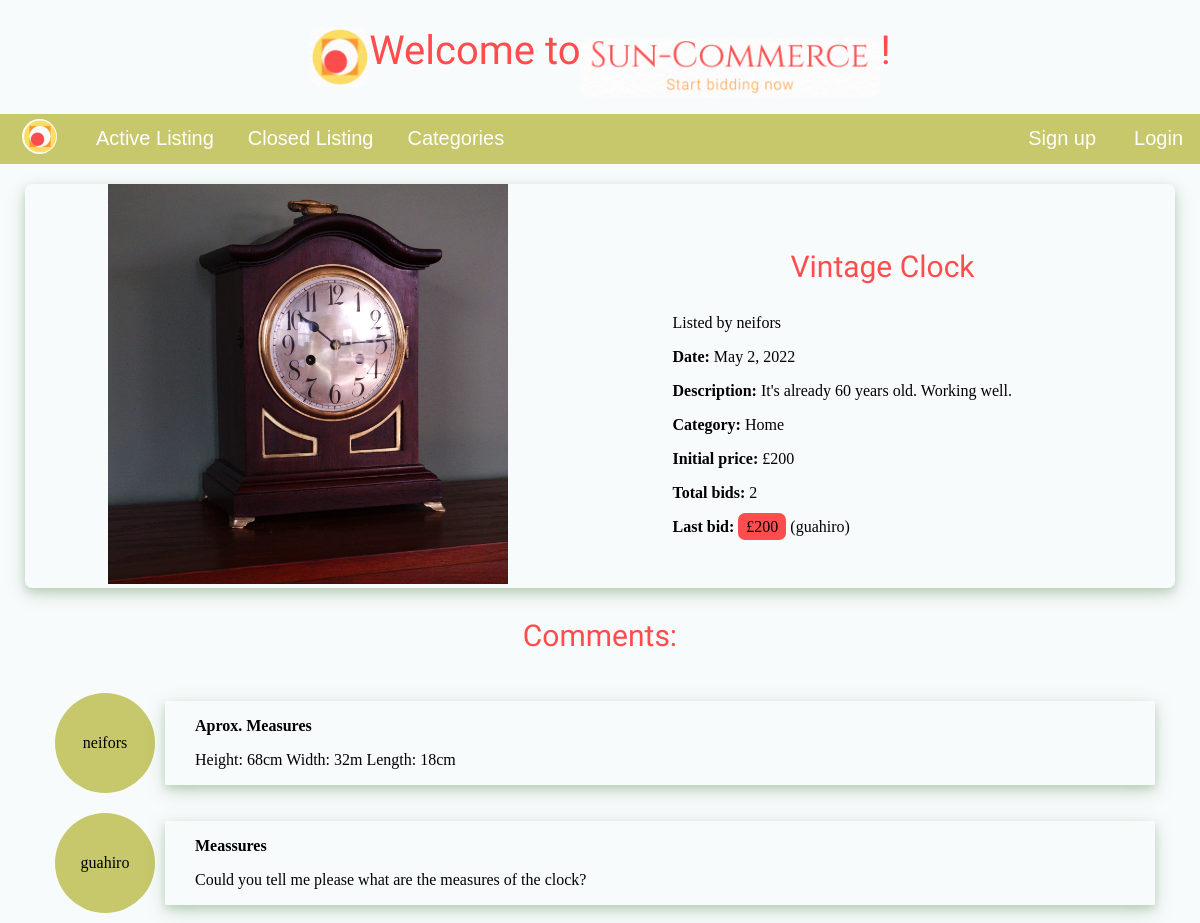
Screenshot of /3/ with the database file from the repository.
### auctions/models.py (models this page shows, shortened)
class Auction(models.Model):
   user = models.ForeignKey(User, on_delete=models.CASCADE, null=False)
   title = models.CharField(max_length=100, null=False)
   description = models.TextField(max_length=1000, null=False)
   initial_price = models.IntegerField(null=False)
   date = models.DateField(default=datetime.date.today)
   photo = models.ImageField(upload_to='pics/', null=True, blank=True)
   category = models.ForeignKey(Category, on_delete=models.SET_NULL, null=True, blank=True)
   active = models.BooleanField(default=True)
   last_bid = models.IntegerField(blank=True, null=True)

class Category(models.Model):
    name = models.CharField(max_length=100)
    photo = models.ImageField(upload_to='pics/', null=True, blank=True)
    def __str__(self):
       return self.name

class Bid(models.Model):
   user = models.ForeignKey(User, on_delete=models.CASCADE, null=False)
   auction = models.ForeignKey(Auction, on_delete=models.CASCADE, null=False)
   amount = models.IntegerField()
   date = models.DateField(default=datetime.date.today)
   def __str__(self):
       return f"{self.amount}"

class Comment(models.Model):
   user = models.ForeignKey(User, on_delete=models.CASCADE, null=False)
   title = models.CharField(max_length=50)
   message = models.TextField(max_length=400)
   auction = models.ForeignKey(Auction, on_delete=models.CASCADE, null=False)
   date = models.DateField(default=datetime.date.today)

### auctions/views.py (the view, shortened to what this page needs)
# urls.py: path('<int:id>/', views.show, name='auctions-show'),
def show(request, id):
    auction = get_object_or_404(Auction, pk=id)
    bids = Bid.objects.filter(auction_id = id)
    last_bid = bids.order_by('-amount')
    if not last_bid:
        last_bid = ['--']
    error = ""
    comments = Comment.objects.filter(auction_id = id)
    if request.user.is_authenticated:
        is_in_watchlist = Watchlist.objects.filter(user=request.user, auction=auction)
    else:
        is_in_watchlist = []
    data = {
        'total_bids' : len(bids),
        'last_bid' : last_bid[0],
        'comments' : comments,
        'auction': auction,
        'bid_form' : NewBidForm(),
        'comment_form' : NewCommentForm(),
        'error': error,
        'is_in_watchlist': True if len(is_in_watchlist) else False
    }
    return render(request, 'auctions/auction.html', data)

### auctions/templates/auctions/auction.html (shortened to what this page needs)
{% extends "auctions/layout.html" %}
{% block content %}
<div class="auction-img-info">
    <div class="auction-big-image">
        <img class="auction-photo" style="max-height: 400px;
            max-width: 500px;" src="{{ auction.photo.url }}" alt="Product img">
    </div>
    <div class="info">
        <h3>{{auction.title}}</h3>
        <p>Listed by {{ auction.user }}</p>
        <p><strong>Date:</strong>  {{ auction.date }}</p>
        <p><strong>Description:</strong> {{ auction.description }}</p>
        <p><strong>Category:</strong> {{ auction.category }}</p>
        <p><strong>Initial price:</strong> £{{ auction.initial_price }}</p>
        <p><strong>Total bids:</strong> {{ total_bids }}</p>
        <p><strong>Last bid: </strong><span>£{{ last_bid }}</span> ({{ last_bid.user }})</p>
    </div>
</div>
{% if comments %}
    <h3>Comments:</h3>
    <div class="comments-wrapper">
        {% for comment in comments %}
        <div class="comment-wrapper">
            <div class="comment-user-pic">
                <div class="username">{{comment.user}}</div>
            </div>
            <div class="comment-content">
                <p><strong>{{ comment.title }}</strong></p>
                <p>{{ comment.message }}</p>
            </div>
        </div>
        {% endfor %}
    </div>
{% else%}
    <h3 style="color: #ff9933;">There are no comments</h3>
{% endif %}
{% endblock content %}

### auctions/static/css/styles.css (style rules this page uses)
body { margin: 0; background-color: rgba(232, 244, 245, 0.275); }
h3 { text-align: center; font-size: 30px; font-family: 'Joan', serif; font-weight: lighter; color: #ff4d4d; }
div.auction-img-info { display: flex; flex-direction: row; align-items: center; justify-content: space-around; margin: 25px; box-shadow: 0 4px 8px 0 rgba(66, 108, 45, 0.2), 0 6px 20px 0 rgba(34, 109, 39, 0.19); border-radius: 7px; margin-top: 20px; }
div.auction-img-info div.info { width: 35vw; }
div.auction-img-info div.info p span { background-color: #ff4d4d; border: none; border-radius: 7px; padding: 5px 8px; cursor: pointer; }
div.comments-wrapper { display: flex; flex-direction: column-reverse; align-items: center; margin: 0 20px; }
div.comments-wrapper div.comment-wrapper { display: flex; flex-direction: row; align-items: center; margin: 10px 0; }
div.comments-wrapper div.comment-wrapper div.comment-user-pic { width: 10vw; display: flex; justify-content: center; margin: 0; padding: 0; }
div.comments-wrapper div.comment-wrapper div.comment-user-pic div.username { display: flex; flex-direction: column; align-items: center; justify-content: center; background-color: #c7c76b; width: 100px; height: 100px; border-radius: 50px; }
div.comments-wrapper div.comment-wrapper div.comment-content { width: 80vw; box-shadow: 0 4px 8px 0 rgba(66, 108, 45, 0.2), 0 6px 20px 0 rgba(34, 109, 39, 0.19); padding-left: 30px; }

### rows the page displays
Auction: photo (picture), title "Vintage Clock", user "neifors", date "May 2, 2022", description "It's already 60 years old. Working well.", category "Home", initial_price "200"
Bid: amount "200", user "guahiro"
Comment: user "guahiro", title "Meassures", message "Could you tell me please what are the measures of the clock?"
Comment: user "neifors", title "Aprox. Measures", message "Height: 68cm Width: 32m Length: 18cm"

### other values shown
{{ total_bids }} "2"
